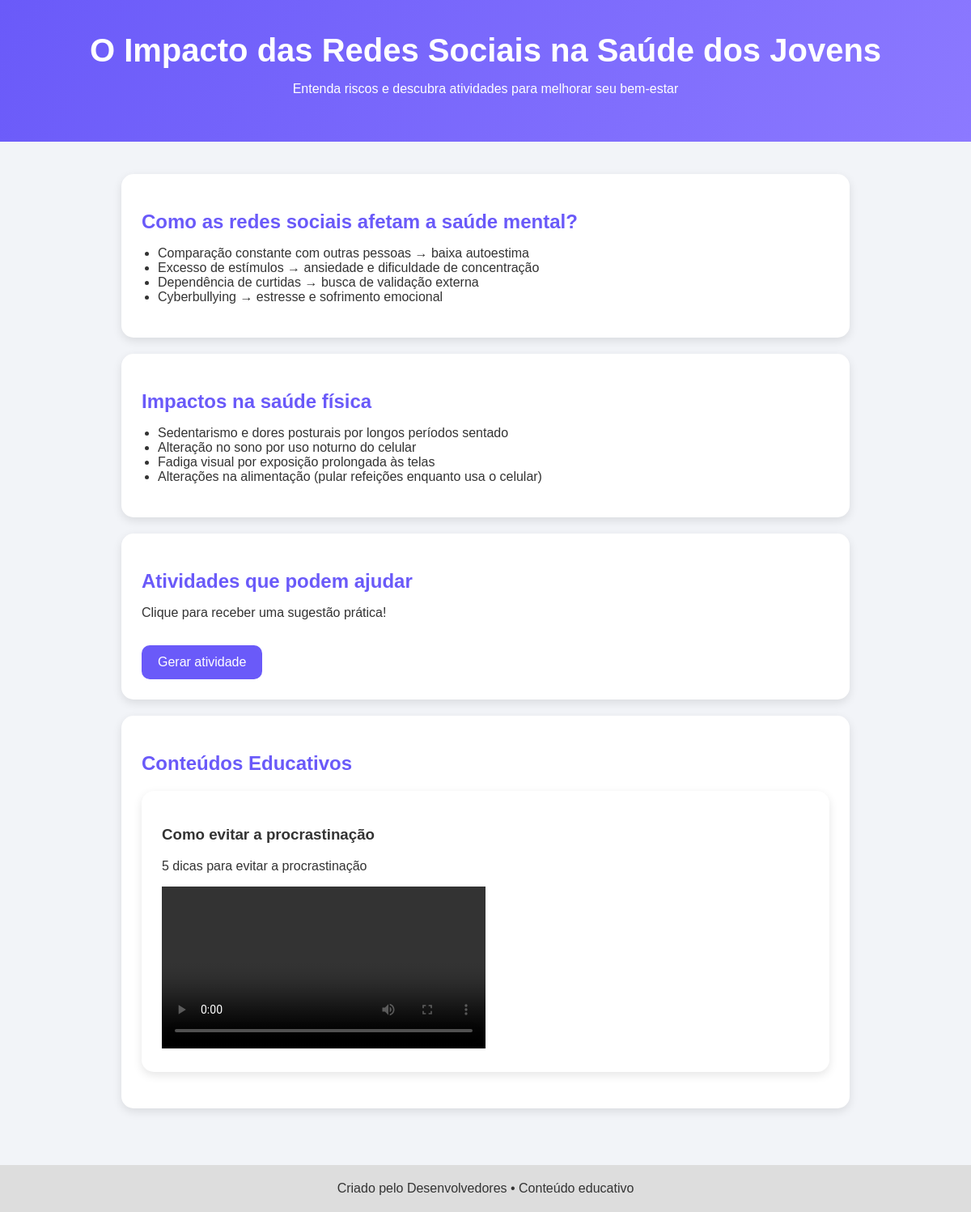
Before: /conteudoed/ (signed in) with the older database file.
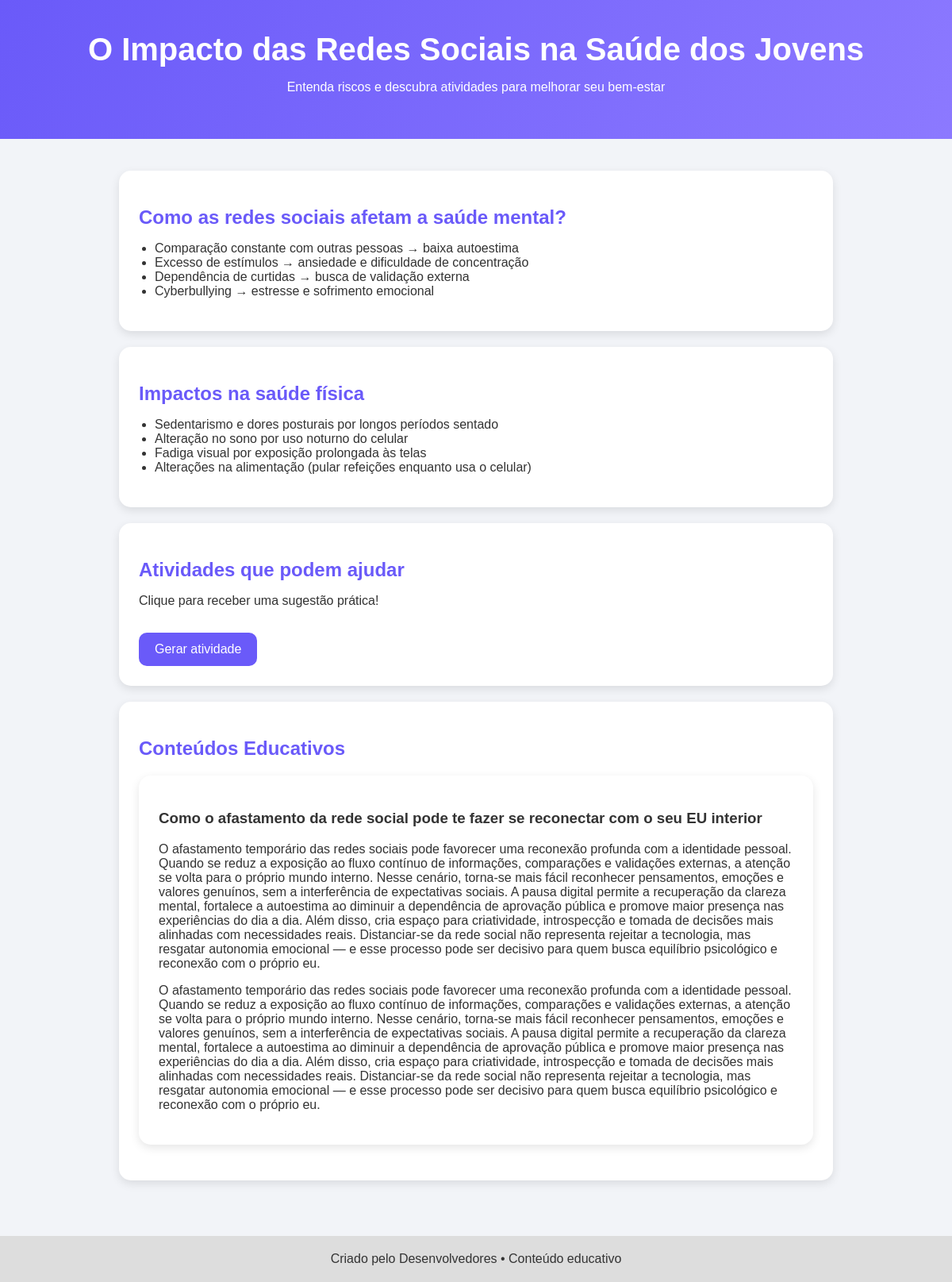
After: the same page with the newer database file.
### app/models.py (models this page shows, shortened)
class ConteudoEducativo(models.Model):
    TIPOS = [
        ('texto', 'Texto'),
        ('video', 'Vídeo'),
        ('imagem', 'Imagem'),
    ]
    titulo = models.CharField(max_length=100, verbose_name="Título")
    tipo = models.CharField(max_length=10, choices=TIPOS, verbose_name="Tipo de conteúdo")
    arquivo_url = models.URLField(verbose_name="URL do conteúdo")
    descricao = models.TextField(verbose_name="Descrição")
    profissionalAutor = models.ForeignKey(
        Profissional,
        on_delete=models.CASCADE,
        related_name='conteudos',
        verbose_name='Autor (Profissional)'
    )

### app/views.py (the view)
# urls.py: path('conteudoed/', views.conteudoed, name="conteudoed"),
@login_required(login_url="login")
def conteudoed(request):
    conteudos = ConteudoEducativo.objects.all()
    return render(request, "conteudoed.html", {"conteudos": conteudos})

### app/templates/conteudoed.html (shortened to what this page needs)
<!DOCTYPE html>
<html lang="pt-BR">
<head>
</head>
<body>
<header>
    <h1>O Impacto das Redes Sociais na Saúde dos Jovens</h1>
    <p>Entenda riscos e descubra atividades para melhorar seu bem-estar</p>
</header>
<div class="container">
    <div class="card">
        <h2>Como as redes sociais afetam a saúde mental?</h2>
        <ul>
            <li>Comparação constante com outras pessoas → baixa autoestima</li>
            <li>Excesso de estímulos → ansiedade e dificuldade de concentração</li>
            <li>Dependência de curtidas → busca de validação externa</li>
            <li>Cyberbullying → estresse e sofrimento emocional</li>
        </ul>
    </div>
    <div class="card">
        <h2>Impactos na saúde física</h2>
        <ul>
            <li>Sedentarismo e dores posturais por longos períodos sentado</li>
            <li>Alteração no sono por uso noturno do celular</li>
            <li>Fadiga visual por exposição prolongada às telas</li>
            <li>Alterações na alimentação (pular refeições enquanto usa o celular)</li>
        </ul>
    </div>
    <div class="card">
        <h2>Atividades que podem ajudar</h2>
        <p>Clique para receber uma sugestão prática!</p>
        <div class="activity" onclick="showActivity()">
            Gerar atividade
        </div>
    </div>
    <div class="card">
        <h2>Conteúdos Educativos</h2>
        {% for c in conteudos %}
            <div class="card">
                <h3>{{ c.titulo }}</h3>
                <p>{{ c.descricao }}</p>
                {% if c.tipo == "texto" %}
                    <p>{{ c.descricao }}</p>
                {% elif c.tipo == "video" %}
                    <video width="400" controls>
                        <source src="{{ c.arquivo_url }}">
                    </video>
                {% elif c.tipo == "imagem" %}
                    <img src="{{ c.arquivo_url }}" width="400">
                {% endif %}
            </div>
        {% empty %}
            <p>Nenhum conteúdo educativo disponível.</p>
        {% endfor %}
    </div>
</div>
<footer>
    Criado pelo Desenvolvedores • Conteúdo educativo
</footer>
</body>
</html>

Changed rows visible on the page:
removed ConteudoEducativo: titulo "Como evitar a procrastinação", descricao "5 dicas para evitar a procrastinação"
added ConteudoEducativo: titulo "Como o afastamento da rede social pode te fazer se reconectar com o seu EU interior", descricao "O afastamento temporário das redes sociais pode favorecer uma reconexão profunda com a identidade pessoal. Quando se reduz a exposição ao fluxo contínuo de informações, comparações e validações externas, a atenção se volta para o próprio mundo interno. Nesse cenário, torna-se mais fácil reconhecer pensamentos, emoções e valores genuínos, sem a interferência de expectativas sociais. A pausa digital permite a recuperação da clareza mental, fortalece a autoestima ao diminuir a dependência de aprovação pública e promove maior presença nas experiências do dia a dia. Além disso, cria espaço para criatividade, introspecção e tomada de decisões mais alinhadas com necessidades reais. Distanciar-se…"
